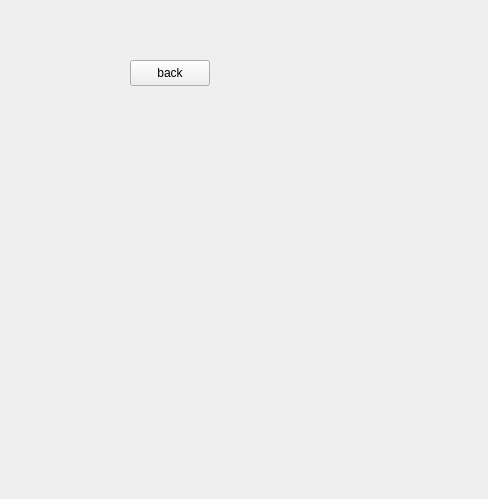
<?xml version="1.0" encoding="UTF-8"?>
<ui version="4.0">
 <class>pagechangeWidget</class>
 <widget class="QWidget" name="pagechangeWidget">
  <property name="geometry">
   <rect>
    <x>0</x>
    <y>0</y>
    <width>488</width>
    <height>499</height>
   </rect>
  </property>
  <property name="windowTitle">
   <string>Abc</string>
  </property>
  <widget class="QStackedWidget" name="stackedWidget">
   <property name="geometry">
    <rect>
     <x>100</x>
     <y>30</y>
     <width>120</width>
     <height>80</height>
    </rect>
   </property>
   <property name="currentIndex">
    <number>1</number>
   </property>
   <widget class="QWidget" name="page">
    <widget class="QPushButton" name="nextButton">
     <property name="geometry">
      <rect>
       <x>20</x>
       <y>30</y>
       <width>80</width>
       <height>26</height>
      </rect>
     </property>
     <property name="text">
      <string>next</string>
     </property>
    </widget>
   </widget>
   <widget class="QWidget" name="page_2">
    <widget class="QPushButton" name="backButton">
     <property name="geometry">
      <rect>
       <x>30</x>
       <y>30</y>
       <width>80</width>
       <height>26</height>
      </rect>
     </property>
     <property name="text">
      <string>back</string>
     </property>
    </widget>
   </widget>
  </widget>
 </widget>
 <resources/>
 <connections/>
</ui>
